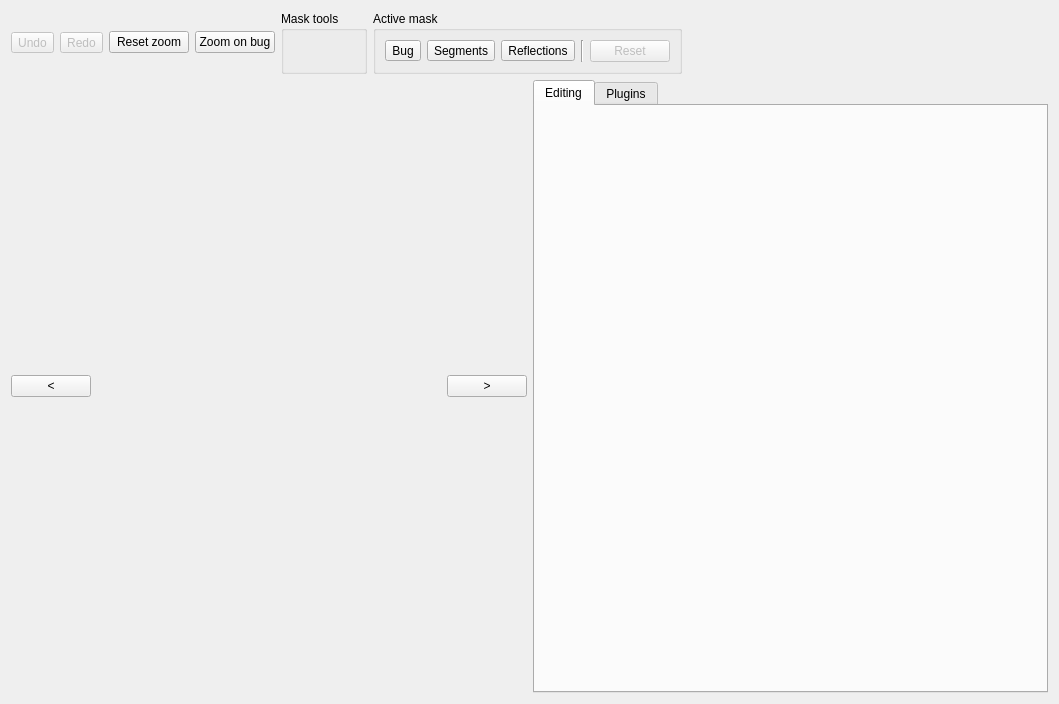
<?xml version="1.0" encoding="UTF-8"?>
<ui version="4.0">
 <class>LabelEditor</class>
 <widget class="QWidget" name="LabelEditor">
  <property name="geometry">
   <rect>
    <x>0</x>
    <y>0</y>
    <width>1059</width>
    <height>704</height>
   </rect>
  </property>
  <property name="sizePolicy">
   <sizepolicy hsizetype="Expanding" vsizetype="Preferred">
    <horstretch>0</horstretch>
    <verstretch>0</verstretch>
   </sizepolicy>
  </property>
  <property name="windowTitle">
   <string>Form</string>
  </property>
  <layout class="QVBoxLayout" name="verticalLayout">
   <item>
    <layout class="QHBoxLayout" name="toolBar">
     <item>
      <widget class="QToolButton" name="tbtnUndo">
       <property name="enabled">
        <bool>false</bool>
       </property>
       <property name="text">
        <string>Undo</string>
       </property>
      </widget>
     </item>
     <item>
      <widget class="QToolButton" name="tbtnRedo">
       <property name="enabled">
        <bool>false</bool>
       </property>
       <property name="text">
        <string>Redo</string>
       </property>
      </widget>
     </item>
     <item>
      <widget class="QPushButton" name="btnResetZoom">
       <property name="text">
        <string>Reset zoom</string>
       </property>
      </widget>
     </item>
     <item>
      <widget class="QPushButton" name="btnZoomBug">
       <property name="text">
        <string>Zoom on bug</string>
       </property>
      </widget>
     </item>
     <item>
      <widget class="QGroupBox" name="toolBox">
       <property name="title">
        <string>Mask tools</string>
       </property>
       <property name="flat">
        <bool>false</bool>
       </property>
       <property name="checkable">
        <bool>false</bool>
       </property>
       <layout class="QHBoxLayout" name="horizontalLayout"/>
      </widget>
     </item>
     <item>
      <widget class="QGroupBox" name="MaskGroup">
       <property name="title">
        <string>Active mask</string>
       </property>
       <layout class="QHBoxLayout" name="horizontalLayout_2">
        <item>
         <widget class="QToolButton" name="tbtnBugMask">
          <property name="text">
           <string>Bug</string>
          </property>
          <property name="checkable">
           <bool>true</bool>
          </property>
          <property name="autoExclusive">
           <bool>true</bool>
          </property>
         </widget>
        </item>
        <item>
         <widget class="QToolButton" name="tbtnSegmentsMask">
          <property name="text">
           <string>Segments</string>
          </property>
          <property name="checkable">
           <bool>true</bool>
          </property>
          <property name="autoExclusive">
           <bool>true</bool>
          </property>
         </widget>
        </item>
        <item>
         <widget class="QToolButton" name="tbtnReflectionMask">
          <property name="text">
           <string>Reflections</string>
          </property>
          <property name="checkable">
           <bool>true</bool>
          </property>
          <property name="autoExclusive">
           <bool>true</bool>
          </property>
         </widget>
        </item>
        <item>
         <widget class="Line" name="line">
          <property name="orientation">
           <enum>Qt::Vertical</enum>
          </property>
         </widget>
        </item>
        <item>
         <widget class="QPushButton" name="btnResetLabel">
          <property name="enabled">
           <bool>false</bool>
          </property>
          <property name="text">
           <string>Reset</string>
          </property>
         </widget>
        </item>
       </layout>
      </widget>
     </item>
     <item>
      <spacer name="horizontalSpacer_3">
       <property name="orientation">
        <enum>Qt::Horizontal</enum>
       </property>
       <property name="sizeHint" stdset="0">
        <size>
         <width>40</width>
         <height>20</height>
        </size>
       </property>
      </spacer>
     </item>
    </layout>
   </item>
   <item>
    <layout class="QHBoxLayout" name="center">
     <item>
      <layout class="QVBoxLayout" name="photo_view">
       <property name="leftMargin">
        <number>0</number>
       </property>
       <property name="bottomMargin">
        <number>0</number>
       </property>
       <item>
        <layout class="QHBoxLayout" name="controls">
         <item>
          <widget class="QPushButton" name="btnPrevious">
           <property name="sizePolicy">
            <sizepolicy hsizetype="Minimum" vsizetype="Fixed">
             <horstretch>0</horstretch>
             <verstretch>0</verstretch>
            </sizepolicy>
           </property>
           <property name="text">
            <string>&lt;</string>
           </property>
          </widget>
         </item>
         <item>
          <spacer name="hspcLeft">
           <property name="orientation">
            <enum>Qt::Horizontal</enum>
           </property>
           <property name="sizeHint" stdset="0">
            <size>
             <width>40</width>
             <height>20</height>
            </size>
           </property>
          </spacer>
         </item>
         <item>
          <spacer name="hspcRight">
           <property name="orientation">
            <enum>Qt::Horizontal</enum>
           </property>
           <property name="sizeHint" stdset="0">
            <size>
             <width>40</width>
             <height>20</height>
            </size>
           </property>
          </spacer>
         </item>
         <item>
          <widget class="QPushButton" name="btnNext">
           <property name="text">
            <string>&gt;</string>
           </property>
          </widget>
         </item>
        </layout>
       </item>
      </layout>
     </item>
     <item>
      <widget class="QTabWidget" name="tabSidebar">
       <property name="currentIndex">
        <number>0</number>
       </property>
       <widget class="QWidget" name="tabEditing">
        <attribute name="title">
         <string>Editing</string>
        </attribute>
       </widget>
       <widget class="QWidget" name="tabPlugins">
        <attribute name="title">
         <string>Plugins</string>
        </attribute>
       </widget>
      </widget>
     </item>
    </layout>
   </item>
  </layout>
 </widget>
 <resources/>
 <connections/>
</ui>
